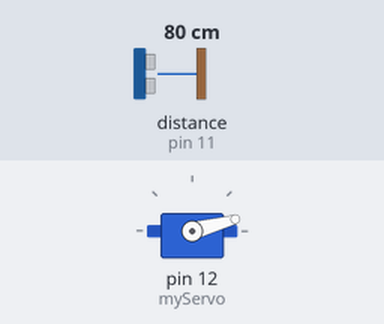
This sketch was run on a simulated Arduino Uno, built with avr-gcc and run on an emulated ATmega328P. Parts: servo. Wiring (inferred from the names in the program): ultrasonic range finder: trigger pin 10; echo pin 11. The inputs (shaded band) are chosen by the test bench; at power-on: distance to the obstacle (sensor on pin 11) 80 cm. The echo pulse lasts 58.3 µs per cm; what the sketch prints to the serial monitor is not drawn.

Above: at 0.01 s.
1.3 s: distance to the obstacle (sensor on pin 11) set to 2 cm
At 2.3 s:
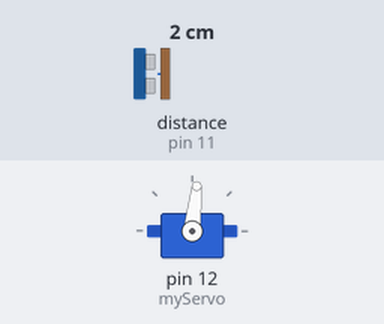
4.3 s: distance to the obstacle (sensor on pin 11) set to 299 cm
At 5.17 s:
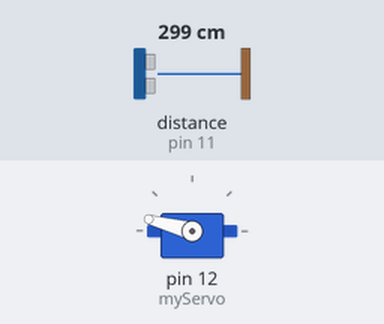
7.3 s: distance to the obstacle (sensor on pin 11) set to 4 cm
At 7.8 s:
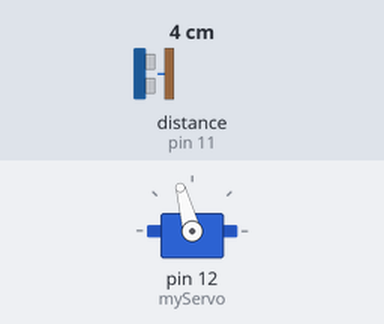
10.3 s: distance to the obstacle (sensor on pin 11) set to 18 cm
Timing chart, 0 to 14.3 s (numbered marks = the images above; inputs shaded):
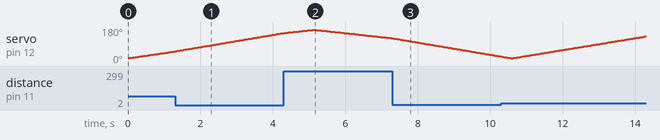

The sketch:

radar_arduino.ino
```cpp
#include <Servo.h> // Incluye la librería Servo para controlar el servomotor.

const int trigPin = 10;    // Define el pin para el trigger del sensor de ultrasonido.
const int echoPin = 11;    // Define el pin para el echo del sensor de ultrasonido.
long duration;             // Variable para almacenar la duración del pulso.
int distance;              // Variable para almacenar la distancia calculada.
Servo myServo;             // Crea un objeto Servo para controlar el servomotor.

void setup() {
  pinMode(trigPin, OUTPUT);      // Configura el trigPin como salida.
  pinMode(echoPin, INPUT);       // Configura el echoPin como entrada.
  Serial.begin(9600);            // Inicia la comunicación serial a 9600 baudios.
  myServo.attach(12);            // Adjunta el servomotor al pin 12.
}

void loop() {
  // Bucle para mover el servomotor de 15 a 165 grados (derecha a izquierda).
  for (int i = 15; i <= 165; i++) {
    myServo.write(i);            // Mueve el servomotor al ángulo actual.
    delay(30);                   // Pausa para que el servomotor se mueva.
    distance = calculateDistance(); // Calcula la distancia.

    Serial.print(i);             // Ángulo actual.
    Serial.print(",");           // Separador.
    Serial.print(distance);      // Distancia medida.
    Serial.print(".");           // Fin de la lectura.
  }

  // Bucle para mover el servomotor de 165 a 15 grados (izquierda a derecha).
  for (int i = 165; i >= 15; i--) {
    myServo.write(i);
    delay(30);
    distance = calculateDistance();

    Serial.print(i);
    Serial.print(",");
    Serial.print(distance);
    Serial.print(".");
  }
}

int calculateDistance() {
  // Activa la medición del sensor de ultrasonido.
  digitalWrite(trigPin, LOW);
  delayMicroseconds(2);
  digitalWrite(trigPin, HIGH);
  delayMicroseconds(10);
  digitalWrite(trigPin, LOW);

  // Mide la duración del pulso de eco.
  duration = pulseIn(echoPin, HIGH);

  // Calcula la distancia en centímetros.
  distance = duration * 0.034 / 2;
  return distance;
}
```
